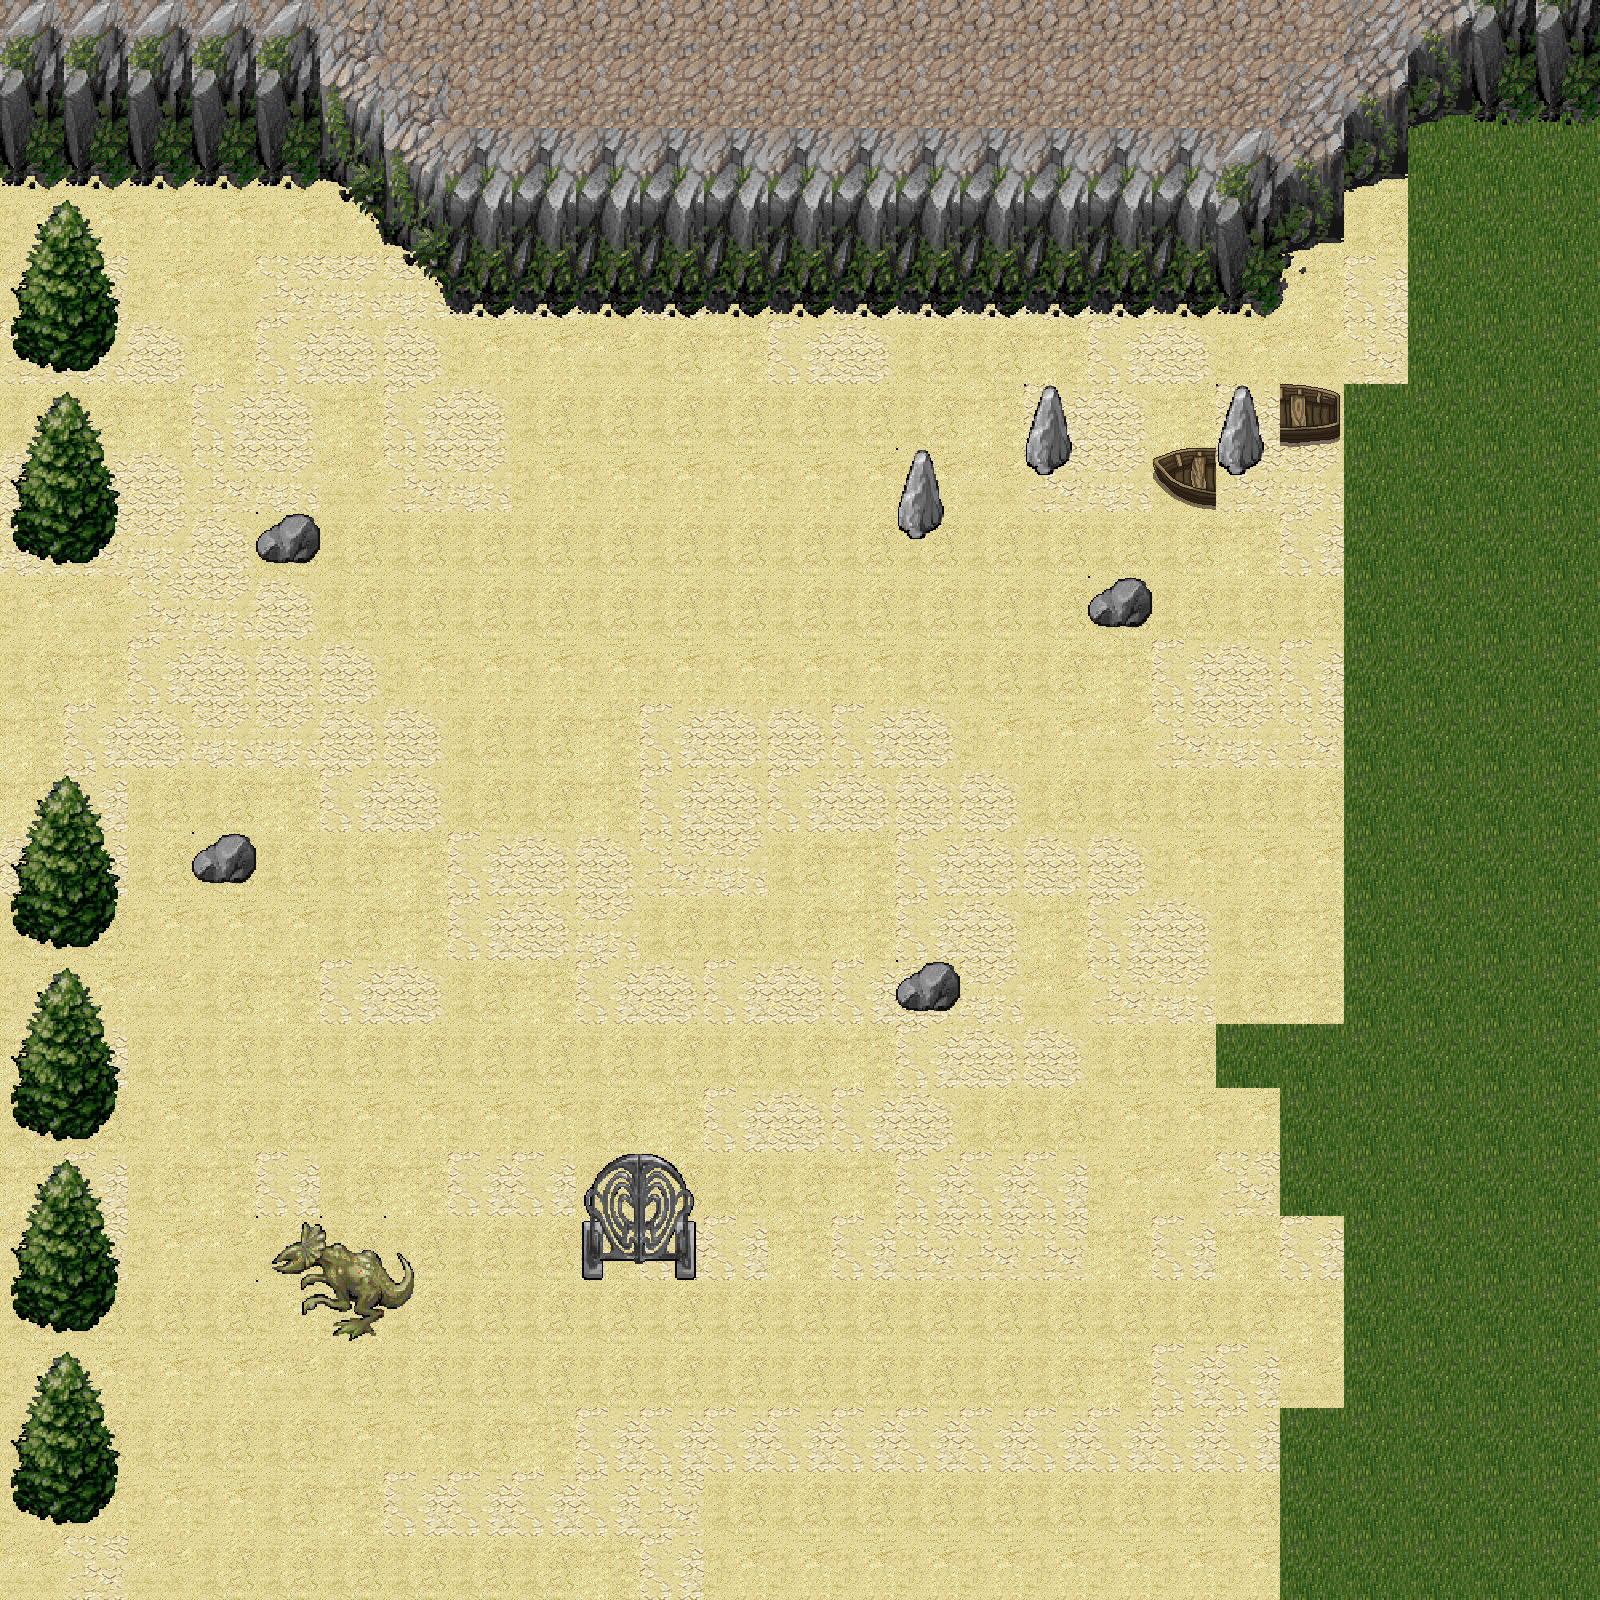

A level layout from a 2D game, rendered from its tile map. Below: a short description, then the map file with tile-grid data replaced by summaries:
An orthogonal 25x25 tile map with 64x64 px tiles, 5 tile layers (Ground, Water, Cliff thing, Entity Layer, ...), 5 tilesets and 53 objects (9x onClick, 2x onTouch).

<map version="1.0" orientation="orthogonal" width="25" height="25" tilewidth="64" tileheight="64">
 <tileset firstgid="1" name="desert_ground" tilewidth="64" tileheight="64">
  <image source="tilesets/desert_ground.png" width="512" height="512" />
 </tileset>
 <tileset firstgid="65" name="TREE" tilewidth="64" tileheight="64">
  <image source="tilesets/TREE.png" width="1024" height="768" />
 </tileset>
 <tileset firstgid="257" name="GRS2ROC" tilewidth="64" tileheight="64">
  <image source="tilesets/GRS2ROC.png" width="1024" height="768" />
 </tileset>
 <tileset firstgid="449" name="CLIFVEG2" tilewidth="64" tileheight="64">
  <image source="tilesets/CLIFVEG2.png" width="1024" height="768" />
 </tileset>
 <tileset firstgid="641" name="PathAndObjects_0" tilewidth="64" tileheight="64">
  <image source="tilesets/PathAndObjects_0.png" width="512" height="512" />
 </tileset>
 <layer name="Ground" width="25" height="25">
  <data>[625 cells, 625 non-empty, 8 distinct tile ids]</data>
 </layer>
 <layer name="Water" width="25" height="25">
  <data>[625 cells, 98 non-empty, 1 distinct tile ids]</data>
 </layer>
 <layer name="Cliff thing" width="25" height="25">
  <data>[625 cells, 103 non-empty, 19 distinct tile ids]</data>
 </layer>
 <layer name="Entity Layer" width="25" height="25">
  <data>[625 cells, 58 non-empty, 21 distinct tile ids]</data>
 </layer>
 <layer name="Tile Layer 5" width="25" height="25">
  <data>[625 cells, 0 non-empty, 0 distinct tile ids]</data>
 </layer>
 <objectgroup name="Collisions" width="25" height="25">
  <object x="439" y="261" width="259" height="40" />
  <object x="669" y="268" width="305" height="36" />
  <object x="952" y="281" width="283" height="16" />
  <object x="1212" y="225" width="36" height="68" />
  <object x="1249" y="195" width="63" height="36" />
  <object x="1291" y="143" width="83" height="51" />
  <object x="1360" y="111" width="85" height="51" />
  <object x="1413" y="67" width="28" height="551" />
  <object x="1337" y="369" width="33" height="517" />
  <object x="1213" y="1001" width="87" height="121" />
  <object x="1324" y="905" width="44" height="136" />
  <object x="1287" y="1115" width="57" height="116" />
  <object x="1304" y="1216" width="39" height="208" />
  <object x="1285" y="1409" width="61" height="193" />
  <object x="1437" y="60" width="185" height="84" />
  <object x="21" y="139" width="315" height="17" />
  <object x="339" y="161" width="65" height="43" />
  <object x="377" y="195" width="80" height="71" />
  <object x="12" y="207" width="104" height="353" />
  <object x="9" y="788" width="105" height="743" />
  <object x="1159" y="478" width="48" height="23" />
  <object x="1224" y="445" width="31" height="23" />
  <object x="1031" y="452" width="43" height="19" />
  <object x="903" y="520" width="40" height="18" />
  <object x="1095" y="604" width="47" height="20" />
  <object x="1285" y="423" width="46" height="17" />
  <object x="905" y="993" width="45" height="16" />
  <object x="590" y="1250" width="98" height="19" />
  <object x="205" y="869" width="38" height="11" />
  <object x="295" y="1302" width="106" height="26" />
  <object x="267" y="547" width="39" height="12" />
  <object type="onClick" x="265" y="820" width="49" height="40">
   <properties>
    <property name="runScript" value="rockScript" />
   </properties>
  </object>
  <object type="onClick" x="248" y="813" width="49" height="40">
   <properties>
    <property name="runScript" value="rockScript" />
   </properties>
  </object>
 </objectgroup>
 <objectgroup name="Boundaries" width="25" height="25">
  <object x="1282" y="386" width="57" height="58" />
  <object x="1219" y="386" width="57" height="122" />
  <object x="1154" y="450" width="57" height="58" />
  <object x="1027" y="387" width="57" height="122" />
  <object x="900" y="452" width="54" height="119" />
  <object x="1091" y="581" width="58" height="54" />
  <object x="579" y="1157" width="120" height="118" />
  <object x="259" y="1221" width="182" height="119" />
  <object x="196" y="836" width="53" height="56" />
  <object x="899" y="962" width="57" height="57" />
  <object x="258" y="517" width="55" height="53" />
 </objectgroup>
 <objectgroup name="Events" width="25" height="25">
  <object name="hi" type="onTouch" x="-8" y="1563" width="1269" height="29">
   <properties>
    <property name="runScript" value="beachToCrab" />
   </properties>
  </object>
  <object type="onTouch" x="17" y="575" width="80" height="204">
   <properties>
    <property name="runScript" value="beachToVillage" />
   </properties>
  </object>
  <object type="onClick" x="203" y="840" width="49" height="40">
   <properties>
    <property name="runScript" value="rockScript" />
   </properties>
  </object>
  <object type="onClick" x="265" y="518" width="49" height="40">
   <properties>
    <property name="runScript" value="rockScript" />
   </properties>
  </object>
  <object type="onClick" x="1026" y="435" width="49" height="40">
   <properties>
    <property name="runScript" value="rockScript" />
   </properties>
  </object>
  <object type="onClick" x="898" y="494" width="49" height="40">
   <properties>
    <property name="runScript" value="rockScript" />
   </properties>
  </object>
  <object type="onClick" x="1097" y="594" width="49" height="40">
   <properties>
    <property name="runScript" value="rockScript" />
   </properties>
  </object>
  <object type="onClick" x="1223" y="430" width="49" height="40">
   <properties>
    <property name="runScript" value="rockScript" />
   </properties>
  </object>
  <object type="onClick" x="907" y="971" width="49" height="40">
   <properties>
    <property name="runScript" value="rockScript" />
   </properties>
  </object>
 </objectgroup>
</map>
